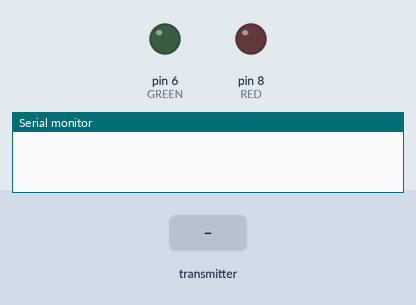
This sketch was run on a simulated Arduino Uno, built with avr-gcc and run on an emulated ATmega328P. On the bench: output pins drawn as LEDs (lit = HIGH), the last lines printed to the serial monitor. Inputs (shaded band) come from the test bench. No radio packets arrive unless stated.

Above: at 1.2 s.
1.3 s: the transmitter starts sending got_state = 0
At 2.3 s:
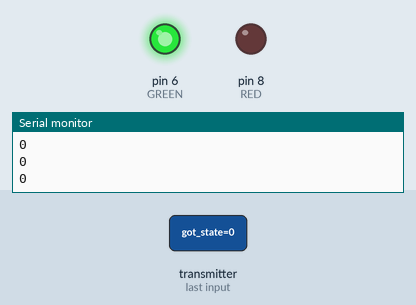
2.8 s: the transmitter starts sending got_state = 1
At 3.4 s:
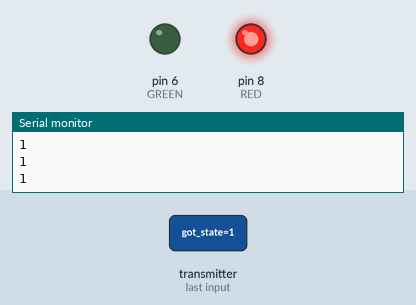
Timing chart, 0 to 5.8 s (numbered marks = the images above; inputs shaded):
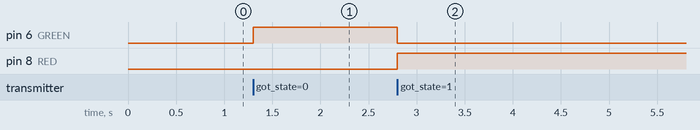

The sketch:

nRF_pro_mini_test_with_PIR_rx.ino
```cpp
/**
This is the RECEIVER node. It waits for a signal from the sender that tells it that the PIR has sensed motion.
Then it outputs some info on the Serial port.
*/

#include <SPI.h>
#include "RF24.h"

/**Pin setup*/
const unsigned int RED = 8;
const unsigned int GREEN = 6;

/**PIR*/
int pirState = LOW;

/**Radio*/
RF24 radio(9,10);  // Set up nRF24L01 radio on SPI bus plus pins 9 & 10
byte pipes[][6] = { "1Node", "2Node" };


void setup(void)
{
  /**Pin directions*/
  pinMode(RED, OUTPUT);
  pinMode(GREEN, OUTPUT);

  /**Radio*/
  radio.begin();
  radio.setPALevel(RF24_PA_LOW);
  radio.openWritingPipe(pipes[0]);
  radio.openReadingPipe(1,pipes[1]);
  radio.startListening();

  Serial.begin(115200);
}

void loop(void)
{
  if ( radio.available() )
  {
    int got_state;
    while (radio.available())
    {
        radio.read( &got_state, sizeof(int) );
    }

    pirState = got_state;
    Serial.println(got_state);

    if (pirState == HIGH)
    {
      //Intruder alert!
      digitalWrite(RED, HIGH);
      digitalWrite(GREEN, LOW);
    }
    else
    {
      //All clear
      digitalWrite(RED, LOW);
      digitalWrite(GREEN, HIGH);
    }

    radio.stopListening();
    unsigned long time_stamp = millis();
    radio.write( &time_stamp, sizeof(unsigned long) );
    radio.startListening();
  }
}
```

Measured:
- after the input at 1.3 s, pin 6 (GREEN): LOW → HIGH at once
- after the input at 2.8 s, pin 6 (GREEN): HIGH → LOW at once; pin 8 (RED): LOW → HIGH at once
